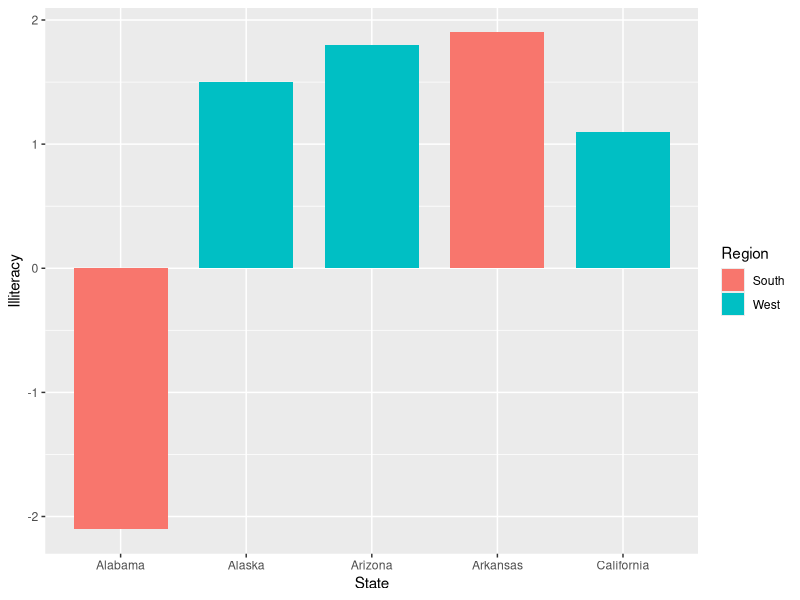
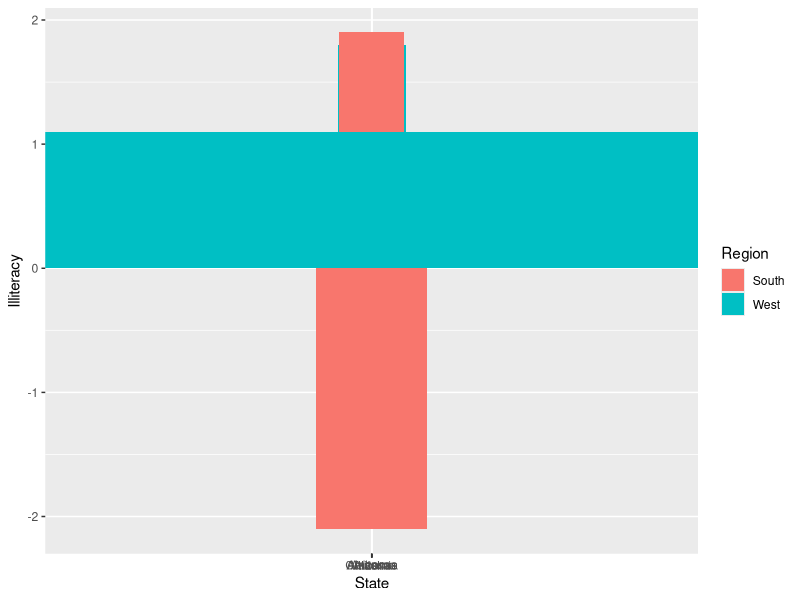
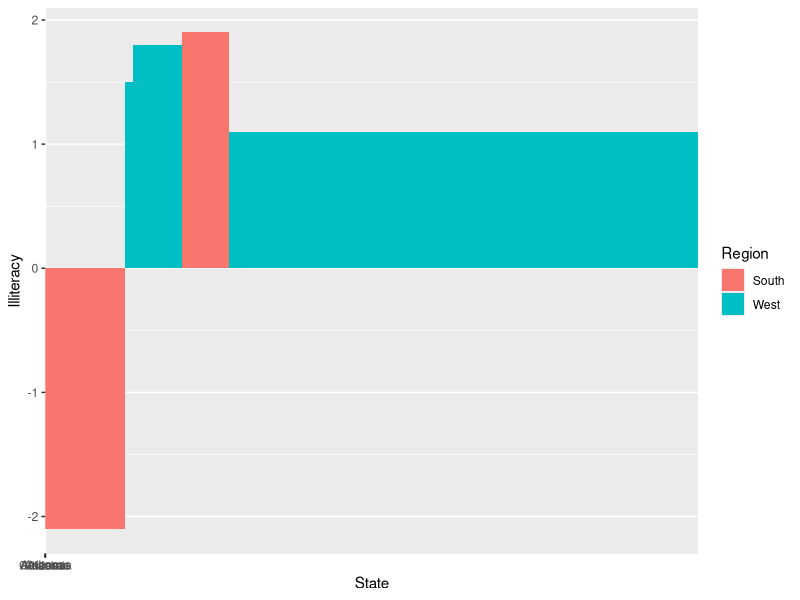

These figures' R source, in order:
library(ggplot2)
library(dplyr)

"%||%" <- function(a, b) {
  if (!is.null(a)) a else b
}

library(tibble)
df <- state.x77 %>% data.frame %>% 
  rownames_to_column("State") %>% select(State, Population, Illiteracy) %>%
  head(5) %>% 
  mutate(Illiteracy = ifelse(State == "Alabama", -Illiteracy, Illiteracy)) %>%
  mutate(Region = ifelse(State %in% c("Alabama", "Arkansas"), "South", "West"))

#' TODO:
#' 1) [DONE] set positions
#' 2) [DONE] use them for widths
#' 3) use them with scale_x_continuous to set the labels
#' 4) make sure the legends are in the right place (same order as y categories)
#' 5) sort from largest to smallest (or make that an option?)
#' 6) suppress warnings

GeomBarMekko <- ggproto("GeomBarMekko", GeomBar,
                        setup_data = function(data, params) {
                          # data$width <- data$width / 29500
                          w <- data$width # save for now
                          pos <- 0.5 * (cumsum(w) + cumsum(c(0, w[-length(w)])))
                          transform(data,
                                    ymin = pmin(y, 0), ymax = pmax(y, 0),
                                    xmin = pos - width / 2, xmax = pos + width / 2, width = NULL
                          )
                        },
                        draw_panel = function(self, data, panel_scales, coord, width = NULL) {
                          # Hack to ensure that width is detected as a parameter
                          ggproto_parent(GeomRect, self)$draw_panel(data, panel_scales, coord)
                        }
)


geom_bar_mekko <- function(mapping = NULL, data = NULL,
  stat = "identity", position = "stack", width = NULL,
  ...,
  na.rm = FALSE, show.legend = NA, inherit.aes = TRUE) {

  layer(data = data,
    mapping = mapping,
      stat = stat,
      geom = GeomBarMekko,
      position = position,
      params = list(...)
  )
}

# before: with geom_bar
df %>% ggplot(aes(x = State, y = Illiteracy, fill = Region, width = .75)) +
  geom_bar(position = "identity", stat = "identity")

# with geom_bar, can't use variable width effectively
df %>% ggplot(aes(x = State, y = Illiteracy, fill = Region, width = Population)) +
  geom_bar(position = "identity", stat = "identity")

# with geom_bar_mekko, side-by-side comparisons scaled for importance stand out
df %>% ggplot(aes(x = State, y = Illiteracy, fill = Region, width = Population)) + 
  geom_bar_mekko(position = "identity")

